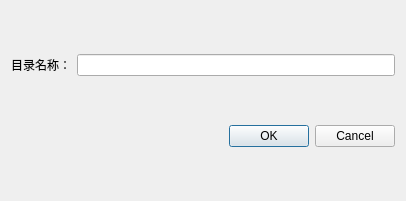
<?xml version="1.0" encoding="UTF-8"?>
<ui version="4.0">
 <class>AddDirDlg</class>
 <widget class="QDialog" name="AddDirDlg">
  <property name="geometry">
   <rect>
    <x>0</x>
    <y>0</y>
    <width>406</width>
    <height>201</height>
   </rect>
  </property>
  <property name="windowTitle">
   <string>AddDirDlg</string>
  </property>
  <layout class="QHBoxLayout" name="horizontalLayout_2">
   <item>
    <layout class="QVBoxLayout" name="verticalLayout">
     <item>
      <layout class="QHBoxLayout" name="horizontalLayout">
       <item>
        <widget class="QLabel" name="label">
         <property name="text">
          <string>目录名称：</string>
         </property>
        </widget>
       </item>
       <item>
        <widget class="QLineEdit" name="lineEdit"/>
       </item>
      </layout>
     </item>
     <item>
      <widget class="QDialogButtonBox" name="buttonBox">
       <property name="standardButtons">
        <set>QDialogButtonBox::Cancel|QDialogButtonBox::Ok</set>
       </property>
      </widget>
     </item>
    </layout>
   </item>
  </layout>
 </widget>
 <layoutdefault spacing="6" margin="11"/>
 <resources/>
 <connections/>
</ui>
